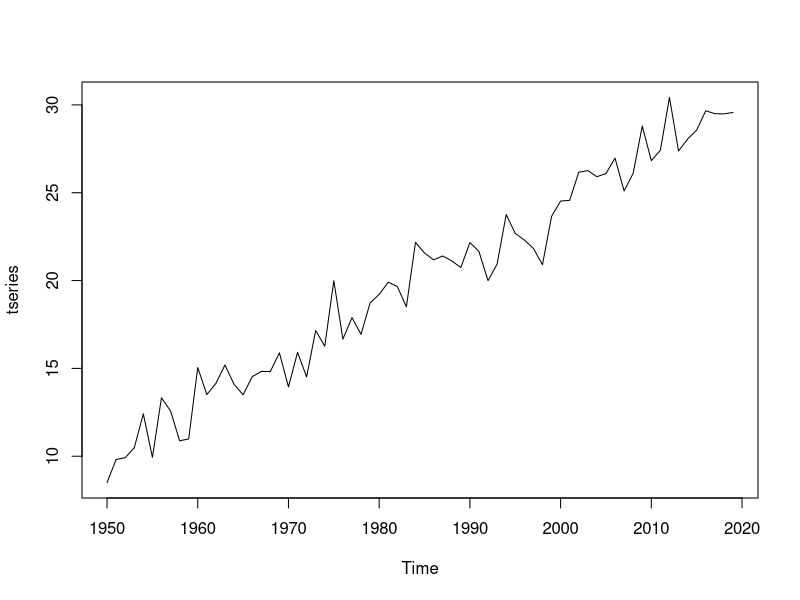

This figure's R source:
library(readxl)
setwd("/Users/pankaj/TechCareer/World-of-R/Time-Series-Analysis-and-Forecasting")
my_data <- read_excel("pq3_5.xlsx")
my_data

# Create time series using only Sales column
tseries <- ts(my_data$`Sales (in thousands)`,
              start = min(my_data$Year),
              frequency = 1)

# Plot
plot(tseries)

# View
tseries

library(forecast)

a <- ma(tseries, order = 6, centre = TRUE)
value_2014 <- window(a, start = 2014, end = 2014)

ans <- round(value_2014, 2)
ans
